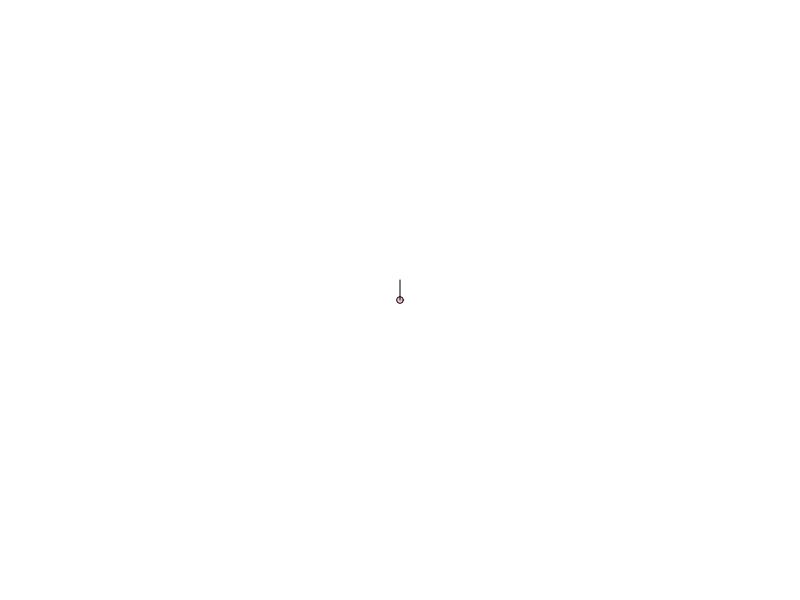
Frame 1 (no input)
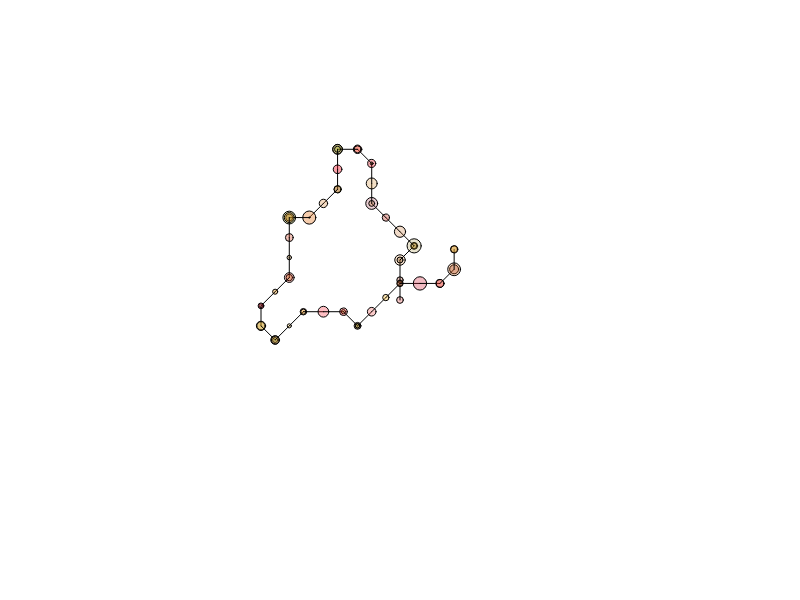
Frame 60 (no input)
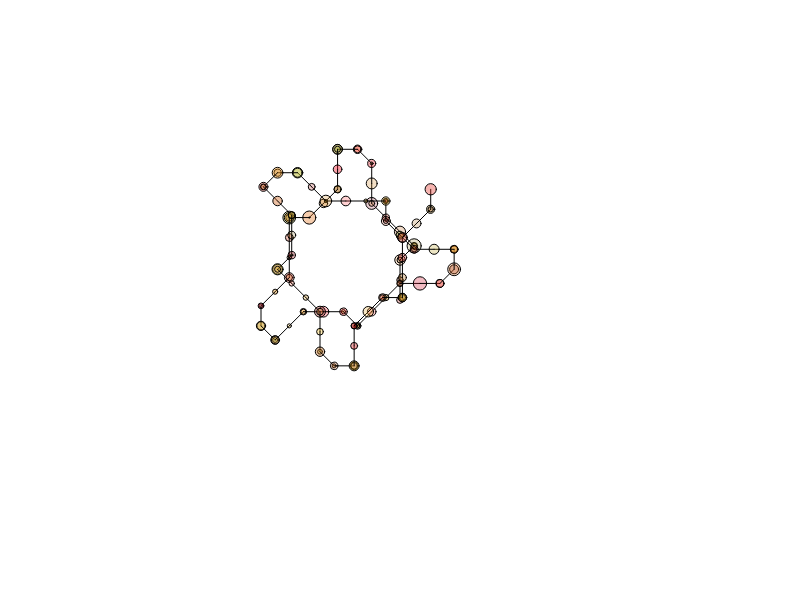
Frame 120 (the mouse pressed at the canvas centre since frame 60)

The p5.js sketch that drew these frames (run headless with seeded random() and noise() and a simulated clock; from frame 60 on, the mouse is pressed at the canvas centre):

// p5.js sketch
// ── sketch.js

var thestring = 'FF+F--FFF+FF-F-F--FF+';
var stringpos = 0;

var x, y, r, g, b, a;
var currentangle = 270; // face north
var step = 20; // how far do i draw?
var angle = 45; // how much do i turn?
var radius; // how big is a circle?

function setup()
{
  createCanvas(800, 600);
  background(255);  // white
  stroke(0, 0, 0, 255); // black
  
  // start your 'turtle' in the middle:
  x = width/2;
  y = height/2;
}

function draw()
{
  // give me some random color:
  r = random(128, 255);
  g = random(0, 192);
  b = random(0, 50);
  a = random(50, 100);

  // gaussian (bell) curve for the radius:
  radius = 0;
  radius+= random(0, 15);
  radius+= random(0, 15);
  radius+= random(0, 15);
  radius = radius/3.;
  
  // draw the stuff
  fill(r, g, b, a); // interior fill color
  ellipse(x, y, radius, radius); // circle that chases the mouse

  driveturtle(thestring.charAt(stringpos)); // draw the current character
  stringpos = (stringpos+1) % thestring.length; // increment the current character
  
}

function keyTyped()
{
  driveturtle(key);
}

function driveturtle(k)
{
  if(k=='F')
   {
      var x1 = x + step*cos(radians(currentangle));
      var y1 = y + step*sin(radians(currentangle));
      line(x, y, x1, y1);
      x = x1;
      y = y1;
   }
   else if(k=='+')
   {
     currentangle+=angle;
   }
   else if(k=='-')
   {
     currentangle-=angle;     
   }
  
}
